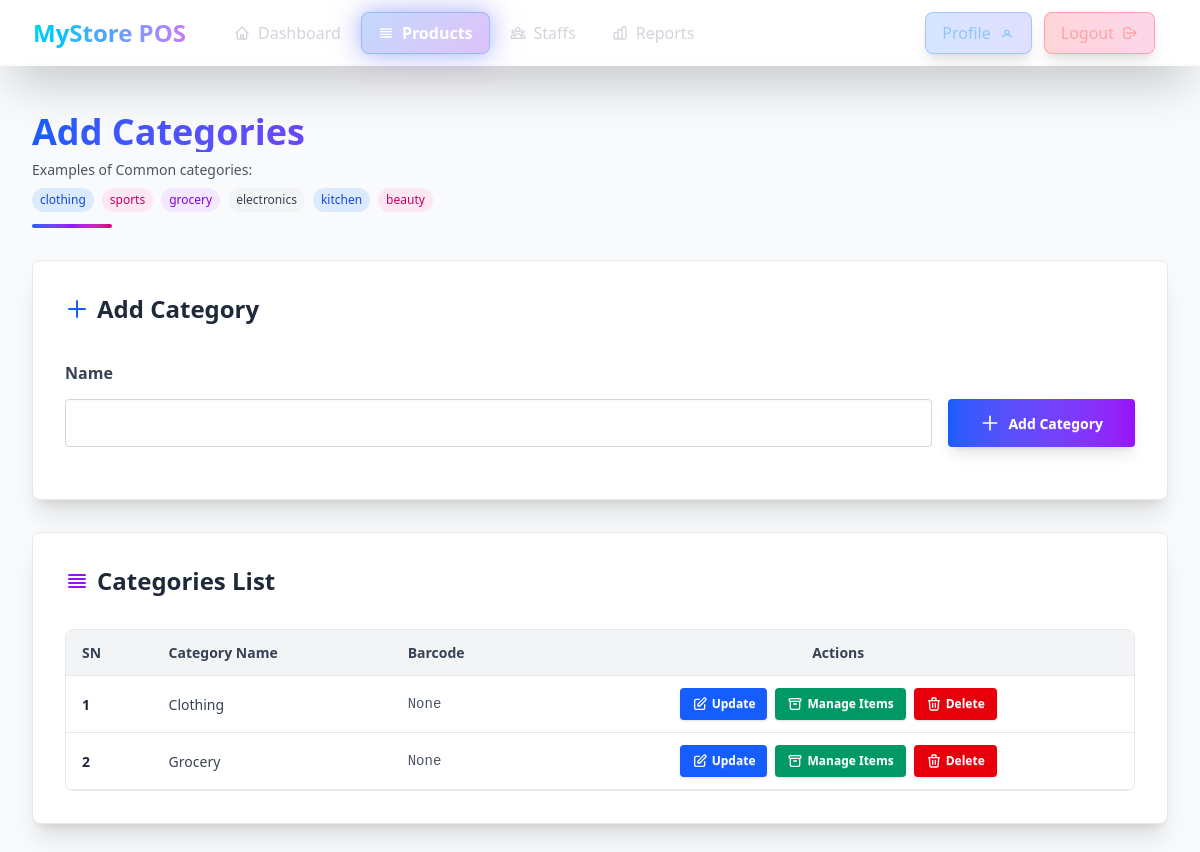
The page /shop/item_list/ (signed in) on the database as committed earlier.
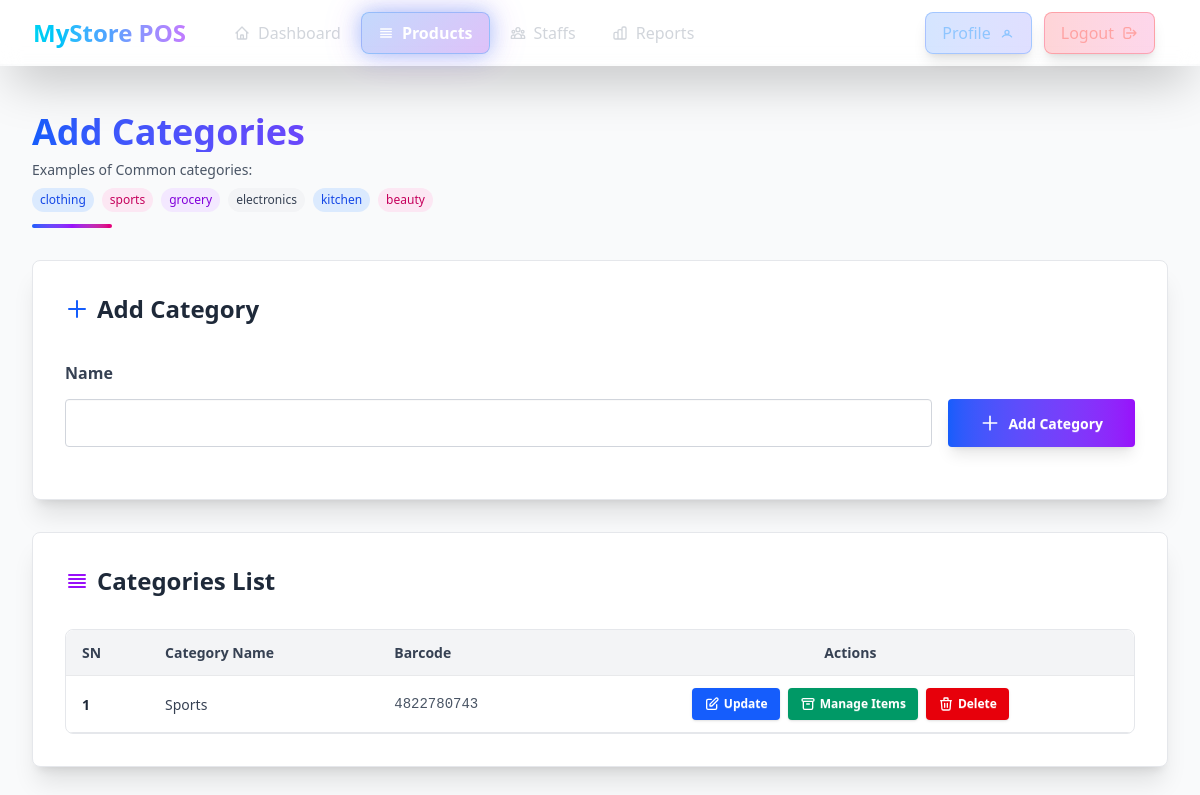
The same page on the database as committed later.
### shop/models.py (models this page shows, shortened)
class Item(models.Model):
    name=models.CharField(max_length=100)
    shop=models.ForeignKey(Shop, on_delete=models.CASCADE, related_name='items')
    barcode = models.CharField(max_length=50, unique=True, blank=True, null=True)
    class Meta:
        unique_together = ('name', 'shop')

### shop/views.py (the view, shortened to what this page needs)
# urls.py: path("item_list/", views.item_list, name="item_list"),
def item_list(request):
    form=ItemForm(request.POST,request=request)
    form=ItemForm()
    item_list=request.user.shop.items.all()
    context={"form":form,"item_list":item_list}
    return render(request, "shop/item-create-form.html", context)

### shop/forms.py (shortened to what this page needs)
class ItemForm(forms.ModelForm):
    class Meta:
        model = Item
        fields = ['name']
    def __init__(self, *args, **kwargs):
        self.request = kwargs.pop("request") if "request" in kwargs else None
        super().__init__(*args, **kwargs)

### common/templatetags/form_extras.py (called while the page is built)
@register.filter
def add_class(field, css_class):
    if not isinstance(field, BoundField):
        return field
    existing_classes = field.field.widget.attrs.get("class", "")
    if existing_classes:
        new_classes = f"{existing_classes} {css_class}"
    else:
        new_classes = css_class
    field_copy = field
    field_copy.field.widget.attrs["class"] = new_classes
    return field_copy

### shop/templates/shop/item-create-form.html (shortened to what the changed rows need)
{% extends 'base.html' %}
{% load form_extras %}
{% block content %}
<main class="min-h-screen flex flex-col gap-8 p-4 md:p-6 lg:p-8 w-full mt-16 bg-gray-50 dark:bg-gray-900" id="main">
    <div class="relative pt-4">
        <h1 class="text-3xl md:text-4xl font-bold mb-2 bg-gradient-to-r from-blue-600 via-purple-600 to-pink-600 bg-clip-text text-transparent">
        </h1>
    </div>
    <div class="flex flex-col gap-6 lg:gap-8 max-w-7xl w-full mx-auto">
        <div class="w-full">
            <div class="card bg-white dark:bg-gray-800 shadow-xl border border-gray-200 dark:border-gray-700 hover:shadow-2xl transition-shadow duration-300">
                <div class="card-body p-6 md:p-8">
                    <h2 class="text-2xl font-bold mb-6 flex items-center gap-2 text-gray-800 dark:text-gray-100">
                        <svg xmlns="http://www.w3.org/2000/svg" class="h-6 w-6 text-blue-600 dark:text-blue-400" fill="none" viewBox="0 0 24 24" stroke="currentColor">
                            <path stroke-linecap="round" stroke-linejoin="round" stroke-width="2" d="M12 4v16m8-8H4" />
                        </svg>
                        Add Category
                    </h2>
                </div>
            </div>
        </div>
        <div class="w-full">
            <div class="card bg-white dark:bg-gray-800 shadow-xl border border-gray-200 dark:border-gray-700 hover:shadow-2xl transition-shadow duration-300">
                <div class="card-body p-6 md:p-8">
                    <h2 class="text-2xl font-bold mb-6 flex items-center gap-2 text-gray-800 dark:text-gray-100">
                        <svg xmlns="http://www.w3.org/2000/svg" class="h-6 w-6 text-purple-600 dark:text-purple-400" fill="none" viewBox="0 0 24 24" stroke="currentColor">
                            <path stroke-linecap="round" stroke-linejoin="round" stroke-width="2" d="M4 6h16M4 10h16M4 14h16M4 18h16" />
                        </svg>
                        Categories List
                    </h2>
                    <div class="overflow-x-auto rounded-lg border border-gray-200 dark:border-gray-700">
                        <table class="table w-full">
                            <thead>
                                <tr class="bg-gray-100 dark:bg-gray-700">
                                    <th class="rounded-tl-lg text-gray-700 dark:text-gray-300">SN</th>
                                    <th class="text-gray-700 dark:text-gray-300">Category Name</th>
                                    <th class="text-gray-700 dark:text-gray-300">Barcode</th>
                                    <th class="rounded-tr-lg text-center text-gray-700 dark:text-gray-300">Actions</th>
                                </tr>
                            </thead>
                            <tbody id="item-list">
                                {% for item in item_list %}
                                <tr id="item-{{ item.id }}" class="hover:bg-gray-50 dark:hover:bg-gray-700 transition-colors duration-150 border-b border-gray-200 dark:border-gray-700">
                                    <th class="font-semibold text-gray-800 dark:text-gray-200">{{ forloop.counter }}</th>
                                    <td class="font-medium text-gray-700 dark:text-gray-300">{{ item.name }}</td>
                                    <td class="font-mono text-sm text-gray-600 dark:text-gray-400">{{ item.barcode }}</td>
                                    <td>
                                        <div class="flex gap-2 justify-center flex-wrap">
                                            <a class="btn btn-sm bg-blue-600 hover:bg-blue-700 text-white border-0 gap-1 shadow hover:shadow-md transition-all duration-200" href="{% url 'shop:item_update' item.id %}">
                                                <svg xmlns="http://www.w3.org/2000/svg" class="h-4 w-4" fill="none" viewBox="0 0 24 24" stroke="currentColor">
                                                    <path stroke-linecap="round" stroke-linejoin="round" stroke-width="2" d="M11 5H6a2 2 0 00-2 2v11a2 2 0 002 2h11a2 2 0 002-2v-5m-1.414-9.414a2 2 0 112.828 2.828L11.828 15H9v-2.828l8.586-8.586z" />
                                                </svg>
                                                Update
                                            </a>
                                            <form action="{% url 'shop:price' %}">
                                                <button class="btn btn-sm bg-emerald-600 hover:bg-emerald-700 text-white border-0 gap-1 shadow hover:shadow-md transition-all duration-200">
                                                    <svg xmlns="http://www.w3.org/2000/svg" class="h-4 w-4" fill="none" viewBox="0 0 24 24" stroke="currentColor">
                                                        <path stroke-linecap="round" stroke-linejoin="round" stroke-width="2" d="M5 8h14M5 8a2 2 0 110-4h14a2 2 0 110 4M5 8v10a2 2 0 002 2h10a2 2 0 002-2V8m-9 4h4" />
                                                    </svg>
                                                    Manage Items
                                                </button>
                                            </form>
                                            <button data-item-id="{{ item.id }}"
                                                class="btn btn-sm bg-red-600 hover:bg-red-700 text-white border-0 gap-1 shadow hover:shadow-md transition-all duration-200"
                                                onclick="delete_item(this)">
                                                <svg xmlns="http://www.w3.org/2000/svg" class="h-4 w-4" fill="none" viewBox="0 0 24 24" stroke="currentColor">
                                                    <path stroke-linecap="round" stroke-linejoin="round" stroke-width="2" d="M19 7l-.867 12.142A2 2 0 0116.138 21H7.862a2 2 0 01-1.995-1.858L5 7m5 4v6m4-6v6m1-10V4a1 1 0 00-1-1h-4a1 1 0 00-1 1v3M4 7h16" />
                                                </svg>
                                                Delete
                                            </button>
                                        </div>
                                    </td>
                                </tr>
                                {% endfor %}
                            </tbody>
                        </table>
                    </div>
                </div>
            </div>
        </div>
    </div>
</main>
{% endblock content %}

Rows that differ between the two databases and show on the page:
removed Item: name "Clothing", barcode "None"
removed Item: name "Grocery", barcode "None"
added Item: name "Sports", barcode "4822780743"
